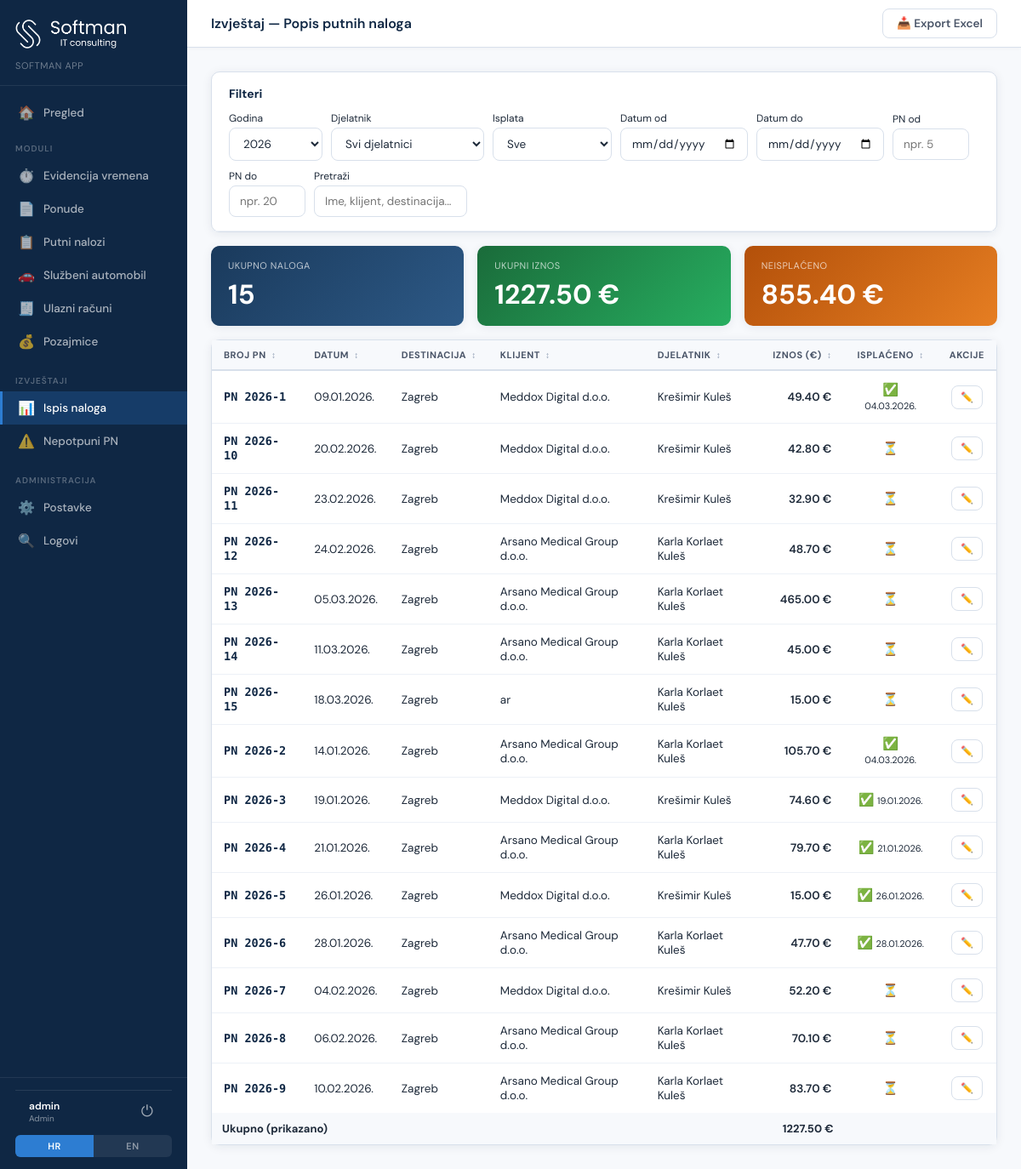
/reports/popis-naloga (signed in), run on the app's committed database.
### tables this page shows
CREATE TABLE travel_orders (
            id INTEGER PRIMARY KEY AUTOINCREMENT,
            auto_id TEXT UNIQUE NOT NULL,
            status TEXT DEFAULT 'draft',
            issue_date TEXT,
            employee_id INTEGER,
            destination TEXT,
            purpose TEXT,
            client_info TEXT,
            expected_duration TEXT,
            departure_date TEXT,
            vehicle_id INTEGER,
            start_km INTEGER,
            end_km INTEGER,
            trip_start_datetime TEXT,
            trip_end_datetime TEXT,
            trip_duration_days INTEGER DEFAULT 0,
            trip_duration_hours INTEGER DEFAULT 0,
            trip_duration_minutes INTEGER DEFAULT 0,
            daily_allowance_count REAL DEFAULT 0,
            daily_allowance_rate REAL DEFAULT 0,
            daily_allowance_total REAL DEFAULT 0,
            advance_payment REAL DEFAULT 0,
            total_expenses REAL DEFAULT 0,
            total_amount REAL DEFAULT 0,
            payout_amount REAL DEFAULT 0,
            report_text TEXT,
            place_of_report TEXT,
            approved_by_id INTEGER,
            validator_id INTEGER,
            cost_center_id INTEGER,
            created_at TIMESTAMP DEFAULT CURRENT_TIMESTAMP,
            updated_at TIMESTAMP DEFAULT CURRENT_TIMESTAMP
        , pdf_path TEXT, is_deleted INTEGER DEFAULT 0, deleted_at TIMESTAMP, is_paid INTEGER DEFAULT 0, paid_at DATE);

CREATE TABLE employees (
            id INTEGER PRIMARY KEY AUTOINCREMENT,
            name TEXT NOT NULL,
            position TEXT,
            is_direktor INTEGER DEFAULT 0,
            is_blagajnik INTEGER DEFAULT 0,
            is_knjizio INTEGER DEFAULT 0,
            is_validator INTEGER DEFAULT 0,
            is_default INTEGER DEFAULT 0,
            signature_path TEXT,
            created_at TIMESTAMP DEFAULT CURRENT_TIMESTAMP
        );

### app.py (the view)
@app.route('/reports/popis-naloga')
@require_perm('can_view_reports')
def report_popis_naloga():
    conn = get_db()
    year_filter = request.args.get('year', str(datetime.now().year))
    employee_filter = request.args.get('employee', '')
    query = '''
        SELECT to2.*, e.name as employee_name
        FROM travel_orders to2
        LEFT JOIN employees e ON to2.employee_id = e.id
        WHERE (to2.is_deleted = 0 OR to2.is_deleted IS NULL)
    '''
    params = []
    if year_filter:
        query += " AND to2.auto_id LIKE ?"
        params.append(f"{year_filter}-%")
    if employee_filter:
        query += " AND to2.employee_id = ?"
        params.append(employee_filter)
    query += " ORDER BY to2.auto_id ASC"
    orders = conn.execute(query, params).fetchall()
    employees = conn.execute("SELECT * FROM employees ORDER BY name").fetchall()
    years = conn.execute(
        "SELECT DISTINCT substr(auto_id, 1, 4) as yr FROM travel_orders WHERE is_deleted=0 OR is_deleted IS NULL ORDER BY yr DESC"
    ).fetchall()
    total_amount = sum(o['total_amount'] or 0 for o in orders)
    total_paid = sum(o['total_amount'] or 0 for o in orders if o['is_paid'])
    total_unpaid = total_amount - total_paid
    conn.close()
    return render_template('report_popis.html',
        orders=rows_to_dicts(orders),
        employees=rows_to_dicts(employees),
        years=[r['yr'] for r in years],
        year_filter=year_filter,
        employee_filter=employee_filter,
        total_amount=total_amount,
        total_paid=total_paid,
        total_unpaid=total_unpaid)

### app.py (called while the page is built, shortened)
def decode_token(token):
    try:
        return pyjwt.decode(token, JWT_SECRET, algorithms=['HS256'])
    except:
        return None

def get_current_user():
    token = request.cookies.get('auth_token')
    if not token:
        return None
    return decode_token(token)

def require_perm(perm):
    def decorator(f):
        @wraps(f)
        def decorated(*args, **kwargs):
            user = get_current_user()
            if not user:
                return redirect('/login')
            if user.get('is_admin') or user.get(perm):
                return f(*args, **kwargs)
            return render_template('403.html', user=user), 403
        return decorated
    return decorator

@app.context_processor
def inject_current_user():
    user = get_current_user()
    return {'current_user': user or {}}

@app.template_filter('fmt_date')
def fmt_date(value):
    if not value:
        return ''
    try:
        s = str(value)[:10]
        if len(s) == 10 and s[4] == '-':
            y, m, d = s.split('-')
            return f"{d}.{m}.{y}."
        return s
    except:
        return str(value)

def get_db():
    conn = sqlite3.connect(DB_PATH)
    conn.row_factory = sqlite3.Row
    conn.execute("PRAGMA foreign_keys = ON")
    return conn

def rows_to_dicts(rows):
    return [dict(r) for r in rows] if rows else []

### templates/report_popis.html (shortened to what this page needs)
{% extends "base.html" %}
{% set active = 'reports' %}
{% block topbar_title %}<span>Izvještaj — Popis putnih naloga</span>{% endblock %}
{% block topbar_actions %}
<a href="/reports/popis-naloga/export?year={{ year_filter }}&employee={{ employee_filter }}" title="Preuzmi Excel izvještaj" class="btn btn-secondary">
  📥 Export Excel
</a>
{% endblock %}
{% block content %}
<div class="card" style="margin-bottom:16px;">
  <div class="card-header" style="flex-wrap:wrap;gap:12px;">
    <span class="card-title">Filteri</span>
    <div style="display:flex;gap:10px;align-items:center;flex-wrap:wrap;">
      <div>
        <label style="font-size:12px;color:var(--gray-500);display:block;margin-bottom:3px;">Godina</label>
        <select id="f-year" class="form-control" style="width:110px;" onchange="applyFilters()">
          {% for y in years %}
          <option value="{{ y }}" {% if y == year_filter %}selected{% endif %}>{{ y }}</option>
          {% endfor %}
        </select>
      </div>
      <div>
        <label style="font-size:12px;color:var(--gray-500);display:block;margin-bottom:3px;">Djelatnik</label>
        <select id="f-employee" class="form-control" style="width:180px;" onchange="applyFilters()">
          <option value="">Svi djelatnici</option>
        </select>
      </div>
      <div>
        <label style="font-size:12px;color:var(--gray-500);display:block;margin-bottom:3px;">Isplata</label>
        <select id="f-paid" class="form-control" style="width:140px;" onchange="applyFiltersLocal()">
          <option value="">Sve</option>
        </select>
      </div>
      <div>
        <label style="font-size:12px;color:var(--gray-500);display:block;margin-bottom:3px;">Datum od</label>
        <input type="date" id="f-date-from" class="form-control" style="width:150px;" oninput="applyFiltersLocal()">
      </div>
      <div>
        <label style="font-size:12px;color:var(--gray-500);display:block;margin-bottom:3px;">Datum do</label>
        <input type="date" id="f-date-to" class="form-control" style="width:150px;" oninput="applyFiltersLocal()">
      </div>
      <div>
        <label style="font-size:12px;color:var(--gray-500);display:block;margin-bottom:3px;">PN od</label>
        <input type="number" id="f-pn-from" class="form-control" style="width:90px;" placeholder="npr. 5" oninput="applyFiltersLocal()">
      </div>
      <div>
        <label style="font-size:12px;color:var(--gray-500);display:block;margin-bottom:3px;">PN do</label>
        <input type="number" id="f-pn-to" class="form-control" style="width:90px;" placeholder="npr. 20" oninput="applyFiltersLocal()">
      </div>
      <div>
        <label style="font-size:12px;color:var(--gray-500);display:block;margin-bottom:3px;">Pretraži</label>
        <input type="text" id="f-search" class="form-control" style="width:180px;" placeholder="Ime, klijent, destinacija..." oninput="applyFiltersLocal()">
      </div>
      <div>
        <label style="font-size:12px;color:var(--gray-500);display:block;margin-bottom:3px;">&nbsp;</label>
      </div>
    </div>
  </div>
</div>
<div style="display:grid;grid-template-columns:repeat(3,1fr);gap:16px;margin-bottom:16px;">
  <div class="card" style="padding:16px 20px;background:linear-gradient(135deg,#1a3a5c 0%,#2d5986 100%);border:none;">
    <div style="font-size:11px;color:rgba(255,255,255,0.7);text-transform:uppercase;letter-spacing:.5px;">Ukupno naloga</div>
    <div style="font-size:32px;font-weight:700;color:#fff;margin-top:6px;" id="summary-count">{{ orders|length }}</div>
  </div>
  <div class="card" style="padding:16px 20px;background:linear-gradient(135deg,#1a6b3a 0%,#27ae60 100%);border:none;">
    <div style="font-size:11px;color:rgba(255,255,255,0.7);text-transform:uppercase;letter-spacing:.5px;">Ukupni iznos</div>
    <div style="font-size:32px;font-weight:700;color:#fff;margin-top:6px;" id="summary-total">{{ '%.2f'|format(total_amount) }} €</div>
  </div>
  <div class="card" style="padding:16px 20px;background:{% if total_unpaid > 0 %}linear-gradient(135deg,#b3500a 0%,#e67e22 100%){% else %}linear-gradient(135deg,#1a6b3a 0%,#27ae60 100%){% endif %};border:none;">
    <div style="font-size:11px;color:rgba(255,255,255,0.7);text-transform:uppercase;letter-spacing:.5px;">Neisplaćeno</div>
    <div style="font-size:32px;font-weight:700;color:#fff;margin-top:6px;" id="summary-unpaid">{{ '%.2f'|format(total_unpaid) }} €</div>
  </div>
</div>
<div class="card">
  <div class="table-wrap">
    <table id="report-table">
      <thead>
        <tr>
          <th class="sortable" onclick="sortReport(0)">Broj PN <span class="sort-icon">↕</span></th>
          <th class="sortable" onclick="sortReport(1)">Datum <span class="sort-icon">↕</span></th>
          <th class="sortable" onclick="sortReport(2)">Destinacija <span class="sort-icon">↕</span></th>
          <th class="sortable" onclick="sortReport(3)">Klijent <span class="sort-icon">↕</span></th>
          <th class="sortable" onclick="sortReport(4)">Djelatnik <span class="sort-icon">↕</span></th>
          <th class="sortable" onclick="sortReport(5)" style="text-align:right;">Iznos (€) <span class="sort-icon">↕</span></th>
          <th class="sortable" onclick="sortReport(6)" style="text-align:center;">Isplaćeno <span class="sort-icon">↕</span></th>
          <th style="text-align:center;">Akcije</th>
        </tr>
      </thead>
      <tbody id="report-tbody">
        {% for o in orders %}
        <tr data-paid="{{ o.is_paid or 0 }}"
            data-search="{{ (o.auto_id or '') }} {{ (o.employee_name or '') }} {{ (o.client_info or '') }} {{ (o.destination or '') }}"
            data-amount="{{ o.total_amount or 0 }}">
          <td data-val="{{ o.auto_id or '' }}">
            <a href="/orders/{{ o.id }}/edit" style="font-family:'DM Mono',monospace;font-weight:600;color:var(--navy);text-decoration:none;">
              PN {{ o.auto_id }}
            </a>
          </td>
          <td data-val="{{ o.issue_date or '' }}">{{ o.issue_date|fmt_date or '—' }}</td>
          <td data-val="{{ o.destination or '' }}">{{ o.destination or '—' }}</td>
          <td data-val="{{ o.client_info or '' }}">{{ o.client_info or '—' }}</td>
          <td data-val="{{ o.employee_name or '' }}">{{ o.employee_name or '—' }}</td>
          <td data-val="{{ o.total_amount or 0 }}" style="text-align:right;font-weight:600;">
            {{ '%.2f'|format(o.total_amount or 0) }} €
          </td>
          <td style="text-align:center;" data-val="{{ o.is_paid or 0 }}">
            {% if o.is_paid %}
              <span title="{{ o.paid_at or '' }}" style="font-size:15px;">✅</span>
              <span style="font-size:11px;color:var(--gray-500);">{{ o.paid_at|fmt_date }}</span>
            {% else %}
              <span style="font-size:15px;">⏳</span>
            {% endif %}
          </td>
          <td style="text-align:center;">
            <div style="display:flex;gap:4px;justify-content:center;">
              <a href="/orders/{{ o.id }}/edit" class="btn btn-sm btn-secondary" title="Otvori">
                {% if o.status in ['submitted', 'approved'] %}👁️{% else %}✏️{% endif %}
              </a>
            </div>
          </td>
        </tr>
        {% endfor %}
      </tbody>
      {% if orders %}
      <tfoot>
        <tr style="background:var(--gray-50);font-weight:700;">
          <td colspan="5" style="padding:10px 12px;font-size:13px;">Ukupno (prikazano)</td>
          <td style="text-align:right;padding:10px 12px;font-size:13px;" id="footer-total">{{ '%.2f'|format(total_amount) }} €</td>
          <td colspan="2"></td>
        </tr>
      </tfoot>
      {% endif %}
    </table>
  </div>
</div>
{% endblock %}

### templates/base.html (style rules this page uses)
:root { --navy: #0f2744; --blue: #1a4b8c; --accent: #2d7dd2; --accent-light: #e8f2fc; --green: #1a8a5a; --green-light: #e6f5ef; --amber: #c47d0e; --amber-light: #fef3e2; --red: #c0392b; --red-light: #fdecea; --gray-50: #f7f9fc; --gray-100: #edf1f7; --gray-200: #d8e0eb; --gray-400: #8a99b0; --gray-600: #4a5568; --gray-800: #1e2a3a; --white: #ffffff; --sidebar-w: 220px; --radius: 8px; --shadow: 0 2px 12px rgba(15,39,68,0.08); --shadow-lg: 0 8px 32px rgba(15,39,68,0.12); }
*, *::before, *::after { box-sizing: border-box; margin: 0; padding: 0; }
body { font-family: 'DM Sans', sans-serif; background: var(--gray-50); color: var(--gray-800); display: flex; min-height: 100vh; font-size: 14px; }
.btn { display: inline-flex; align-items: center; gap: 6px; padding: 8px 16px; border-radius: var(--radius); font-family: inherit; font-size: 13.5px; font-weight: 600; cursor: pointer; border: none; transition: all 0.15s; text-decoration: none; white-space: nowrap; }
.btn-secondary { background: white; color: var(--gray-600); border: 1.5px solid var(--gray-200); }
.btn-sm { padding: 5px 10px; font-size: 12px; }
.card { background: white; border-radius: 10px; border: 1px solid var(--gray-200); box-shadow: var(--shadow); }
.card-header { padding: 16px 20px; border-bottom: 1px solid var(--gray-100); display: flex; align-items: center; justify-content: space-between; }
.card-title { font-size: 14px; font-weight: 700; color: var(--navy); }
.form-control { width: 100%; padding: 9px 12px; border: 1.5px solid var(--gray-200); border-radius: var(--radius); font-family: inherit; font-size: 13.5px; color: var(--gray-800); background: white; transition: border-color 0.15s; outline: none; }
select.form-control { cursor: pointer; }
.table-wrap { overflow-x: auto; }
table { width: 100%; border-collapse: collapse; }
th { background: var(--gray-50); padding: 10px 14px; text-align: left; font-size: 11px; font-weight: 700; color: var(--gray-600); text-transform: uppercase; letter-spacing: 0.05em; border-bottom: 2px solid var(--gray-200); white-space: nowrap; }
td { padding: 12px 14px; border-bottom: 1px solid var(--gray-100); font-size: 13.5px; vertical-align: middle; }
tr:last-child td { border-bottom: none; }
input[type="number"] { -moz-appearance: textfield; appearance: textfield; }

### templates/report_popis.html (style rules this page uses)
.sortable { cursor:pointer; user-select:none; }
.sort-icon { font-size:10px; color:var(--gray-400); margin-left:3px; }

### data on the page
travel_orders: auto_id "2026-1", issue_date|fmt_date "09.01.2026.", destination "Zagreb", client_info "Meddox Digital d.o.o.", name "Krešimir Kuleš", total_amount "49.40", paid_at|fmt_date "04.03.2026."
travel_orders: auto_id "2026-10", issue_date|fmt_date "20.02.2026.", destination "Zagreb", client_info "Meddox Digital d.o.o.", name "Krešimir Kuleš", total_amount "42.80"
travel_orders: auto_id "2026-11", issue_date|fmt_date "23.02.2026.", destination "Zagreb", client_info "Meddox Digital d.o.o.", name "Krešimir Kuleš", total_amount "32.90"
travel_orders: auto_id "2026-12", issue_date|fmt_date "24.02.2026.", destination "Zagreb", client_info "Arsano Medical Group d.o.o.", name "Karla Korlaet Kuleš", total_amount "48.70"
travel_orders: auto_id "2026-13", issue_date|fmt_date "05.03.2026.", destination "Zagreb", client_info "Arsano Medical Group d.o.o.", name "Karla Korlaet Kuleš", total_amount "465.00"
travel_orders: auto_id "2026-14", issue_date|fmt_date "11.03.2026.", destination "Zagreb", client_info "Arsano Medical Group d.o.o.", name "Karla Korlaet Kuleš", total_amount "45.00"
travel_orders: auto_id "2026-15", issue_date|fmt_date "18.03.2026.", destination "Zagreb", client_info "ar", name "Karla Korlaet Kuleš", total_amount "15.00"
travel_orders: auto_id "2026-2", issue_date|fmt_date "14.01.2026.", destination "Zagreb", client_info "Arsano Medical Group d.o.o.", name "Karla Korlaet Kuleš", total_amount "105.70", paid_at|fmt_date "04.03.2026."
travel_orders: auto_id "2026-3", issue_date|fmt_date "19.01.2026.", destination "Zagreb", client_info "Meddox Digital d.o.o.", name "Krešimir Kuleš", total_amount "74.60", paid_at|fmt_date "19.01.2026."
travel_orders: auto_id "2026-4", issue_date|fmt_date "21.01.2026.", destination "Zagreb", client_info "Arsano Medical Group d.o.o.", name "Karla Korlaet Kuleš", total_amount "79.70", paid_at|fmt_date "21.01.2026."
travel_orders: auto_id "2026-5", issue_date|fmt_date "26.01.2026.", destination "Zagreb", client_info "Meddox Digital d.o.o.", name "Krešimir Kuleš", total_amount "15.00", paid_at|fmt_date "26.01.2026."
travel_orders: auto_id "2026-6", issue_date|fmt_date "28.01.2026.", destination "Zagreb", client_info "Arsano Medical Group d.o.o.", name "Karla Korlaet Kuleš", total_amount "47.70", paid_at|fmt_date "28.01.2026."
travel_orders: auto_id "2026-7", issue_date|fmt_date "04.02.2026.", destination "Zagreb", client_info "Meddox Digital d.o.o.", name "Krešimir Kuleš", total_amount "52.20"
travel_orders: auto_id "2026-8", issue_date|fmt_date "06.02.2026.", destination "Zagreb", client_info "Arsano Medical Group d.o.o.", name "Karla Korlaet Kuleš", total_amount "70.10"
travel_orders: auto_id "2026-9", issue_date|fmt_date "10.02.2026.", destination "Zagreb", client_info "Arsano Medical Group d.o.o.", name "Karla Korlaet Kuleš", total_amount "83.70"

### other printed values
{{ current_user.get('username', '') }} "admin"
{{ orders|length }} "15"
{{ '%.2f'|format(total_amount) }} "1227.50"
{{ '%.2f'|format(total_unpaid) }} "855.40"
form field value "2026"
